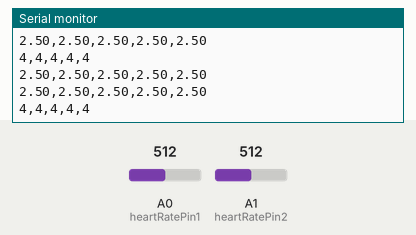
Simulated run of this sketch. Board: Arduino Nano 33 IoT. On the bench: the last lines printed to the serial monitor. Inputs (shaded band) come from the test bench; at power-on: A0 (heartRatePin1) = 512, A1 (heartRatePin2) = 512. Nothing arrives over Bluetooth unless stated; a phone connects over Bluetooth LE 3 s after start.

Above: at 4.3 s.
4.4 s: A0 (heartRatePin1) set to 716
At 4.44 s:
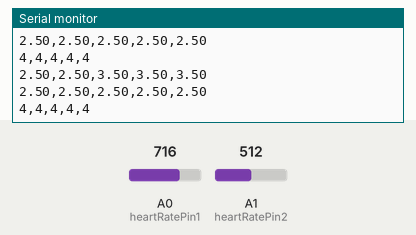
5.9 s: A1 (heartRatePin2) set to 716
At 5.9 s:
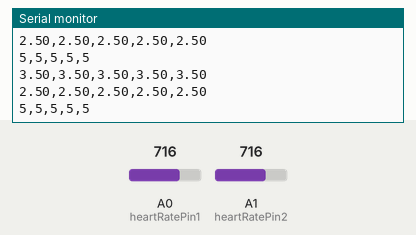
7.4 s: A0 (heartRatePin1) set to 900
At 7.4 s:
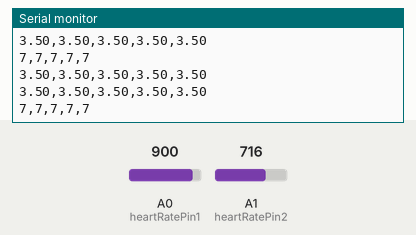
8.9 s: A1 (heartRatePin2) set to 1023
At 8.91 s:
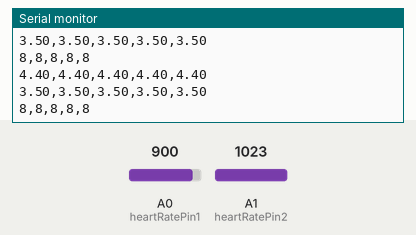
Timing chart, 0 to 11.4 s (numbered marks = the images above; inputs shaded):
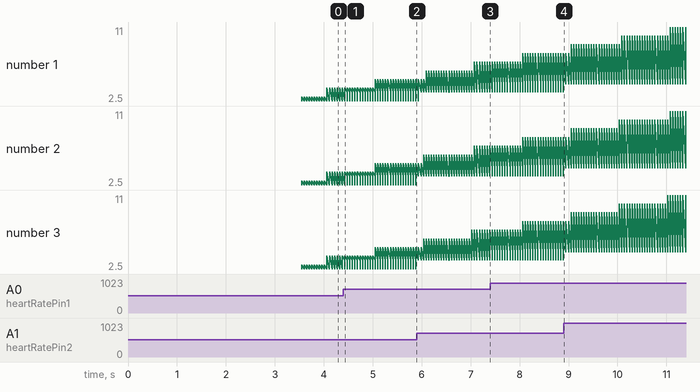

Measured:
- after the input at 4.4 s, the serial monitor: prints a new line at once (image 1)

The sketch:

StorageSenderCode.ino
```cpp
#include <ArduinoBLE.h>

// Define UUIDs for the BLE service and characteristics
const char* deviceServiceUuid = "19b10000-e8f2-537e-4f6c-d104768a1214";
const char* heartRateCharacteristicUuid1 = "19b10001-e8f2-537e-4f6c-d104768a1214";
const char* heartRateCharacteristicUuid2 = "19b10002-e8f2-537e-4f6c-d104768a1214";
const char* timestampCharacteristicUuid = "19b10003-e8f2-537e-4f6c-d104768a1214";

// Create BLE service and characteristics instances
BLEService heartRateService(deviceServiceUuid);
BLEStringCharacteristic heartRateCharacteristic1(heartRateCharacteristicUuid1, BLERead | BLENotify, 50);
BLEStringCharacteristic heartRateCharacteristic2(heartRateCharacteristicUuid2, BLERead | BLENotify, 50);
BLEStringCharacteristic timestampCharacteristic(timestampCharacteristicUuid, BLERead | BLENotify, 20);

// Initialize variables for ECG lead values and sensor pins
const int heartRatePin1 = A0;  // Analog pin for ECG lead 1
const int heartRatePin2 = A1;  // Analog pin for ECG lead 2

const int bufferSize = 5; // Number of values to be buffered before updating
float values1[bufferSize];
float values2[bufferSize];
unsigned long timestampsArray[bufferSize];
int currentIndex = 0;

void setup() {
  // Initialize serial communication
  Serial.begin(9600);
  pinMode(heartRatePin1, INPUT);
  pinMode(heartRatePin2, INPUT);

  // Wait for serial connection to be established
  while (!Serial);

  // Initialize BLE
  if (!BLE.begin()) {
    Serial.println("- Starting Bluetooth® Low Energy module failed!");
    while (1);
  }

  // Set the local name and advertise the BLE service
  BLE.setLocalName("Arduino Nano RP 2040 Connect (Dual Heart Rate Monitor)");
  BLE.setAdvertisedService(heartRateService);
  heartRateService.addCharacteristic(heartRateCharacteristic1);
  heartRateService.addCharacteristic(heartRateCharacteristic2);
  heartRateService.addCharacteristic(timestampCharacteristic);
  BLE.addService(heartRateService);

  // Initialize BLE characteristics with default or meaningful values
  // You can leave them uninitialized if not needed.
  // heartRateCharacteristic1.writeValue("Default1");
  // heartRateCharacteristic2.writeValue("Default2");
  // timestampCharacteristic.writeValue("DefaultTimestamp");

  BLE.advertise();

  // Print initialization information
  Serial.println("Nano RP2040 Connect (Dual Heart Rate Monitor)");
  Serial.println(" ");
}

void updateCharacteristics() {
  // Combine the values into a comma-separated string
  String valuesString1 = "";
  String valuesString2 = "";
  String timestampsString = "";

  for (int i = 0; i < bufferSize; ++i) {
    valuesString1 += String(values1[i], 2);
    valuesString2 += String(values2[i], 2);
    timestampsString += String(timestampsArray[i]);

    if (i < bufferSize - 1) {
      valuesString1 += ",";
      valuesString2 += ",";
      timestampsString += ",";
    }
  }

  // Update the BLE characteristics with the combined strings
  heartRateCharacteristic1.writeValue(valuesString1);
  heartRateCharacteristic2.writeValue(valuesString2);
  timestampCharacteristic.writeValue(timestampsString);

  Serial.println(valuesString1);
  Serial.println(valuesString2);
  Serial.println(timestampsString);
  // Clear the arrays and reset the index
  currentIndex = 0;
}

void loop() {
  // Wait for a central device to connect
  BLEDevice central = BLE.central();
  Serial.println("- Discovering central device...");
  delay(500);

  if (central) {
    Serial.println("* Connected to central device!");
    Serial.print("* Device MAC address: ");
    Serial.println(central.address());
    Serial.println(" ");

    // Continuously read analog values and update arrays
    while (central.connected()) {
      // Read the analog values from the heart rate monitors
      int sensor1Value = analogRead(heartRatePin1);
      int sensor2Value = analogRead(heartRatePin2);

      // Convert analog values to voltage
      float voltage1 = (sensor1Value / 1023.0) * 5.0;  // Assuming 5V reference voltage
      float voltage2 = (sensor2Value / 1023.0) * 5.0;  // Assuming 5V reference voltage

      // Store values in arrays
      values1[currentIndex] = voltage1;
      values2[currentIndex] = voltage2;
      timestampsArray[currentIndex] = millis()/1000;

      // Increment index
      currentIndex++;

      // Check if the buffer is full, then update characteristics
      if (currentIndex == bufferSize) {
        updateCharacteristics();
      }

      // Print voltage values to Serial Monitor
      //Serial.print("Voltage 1: ");
      //Serial.print(voltage1, 2);  // Display with 2 decimal places
      //Serial.print("V\tVoltage 2: ");
      //Serial.print(voltage2, 2);  // Display with 2 decimal places
      //Serial.println("V");

      // Delay for stability and to avoid data overload
      delay(10);
    }

    // If there are remaining values in the buffer, update characteristics
    if (currentIndex > 0) {
      updateCharacteristics();
    }

    Serial.println("* Disconnected from central device!");
  }
}
```
